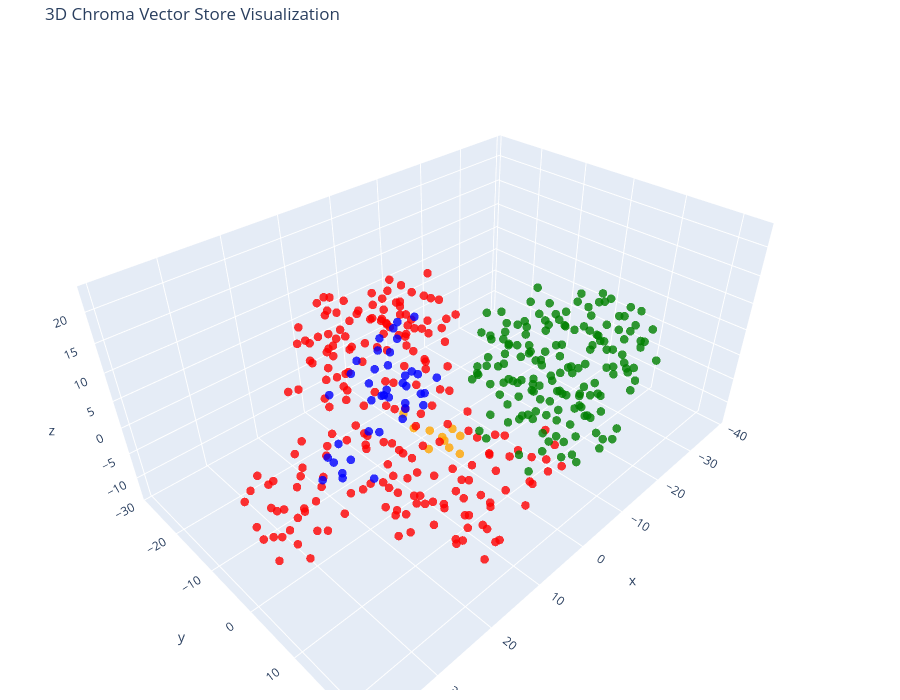

Here is the notebook cell this chart was saved with:
### Code cell
tsne = TSNE(n_components=3, random_state=42)
reduced_vectors = tsne.fit_transform(vectors)

# Create the 3D scatter plot
fig = go.Figure(data=[go.Scatter3d(
    x=reduced_vectors[:, 0],
    y=reduced_vectors[:, 1],
    z=reduced_vectors[:, 2],
    mode='markers',
    marker=dict(size=5, color=colors, opacity=0.8),
    text=[f"Type: {t}<br>Text: {d[:100]}..." for t, d in zip(doc_types, documents)],
    hoverinfo='text'
)])

fig.update_layout(
    title='3D Chroma Vector Store Visualization',
    scene=dict(xaxis_title='x', yaxis_title='y', zaxis_title='z'),
    width=900,
    height=700,
    margin=dict(r=10, b=10, l=10, t=40)
)

fig.show()

### Figure 1 — Plotly figure (JSON) as saved in the notebook; plotly's stock layout.template omitted (floating-point values rounded to 4 significant figures; data arrays with more than 128 entries replaced by an {"elided": "..."} marker saying what was removed)
{"data": [{"hoverinfo": "text", "marker": {"color": {"elided": "424 str values"}, "opacity": 0.8, "size": 5}, "mode": "markers", "text": {"elided": "424 str values"}, "type": "scatter3d", "x": {"elided": "424 float values"}, "y": {"elided": "424 float values"}, "z": {"elided": "424 float values"}}], "layout": {"height": 700, "margin": {"b": 10, "l": 10, "r": 10, "t": 40}, "scene": {"xaxis": {"title": {"text": "x"}}, "yaxis": {"title": {"text": "y"}}, "zaxis": {"title": {"text": "z"}}}, "title": {"text": "3D Chroma Vector Store Visualization"}, "width": 900}}
